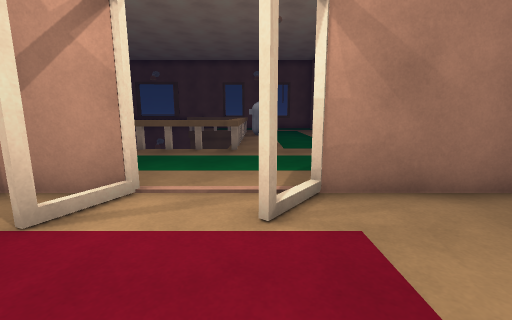
view 1 (above)

13 first-person views from a walk through a Unity game level. The camera is 1.2 m above the floor, tilts 10° down and sees 90° across. Doors are open. The floor is counted in squares, 1 m on a side. Each view is taken from the middle of a square. On the plan, view 1 faces up. The plan holds only what a view shows up to about 12 squares ahead; the rest is blank. The place goes on beyond the plan. The player character is not drawn. Surface patterns are stand-ins for the level's own textures.

view 2
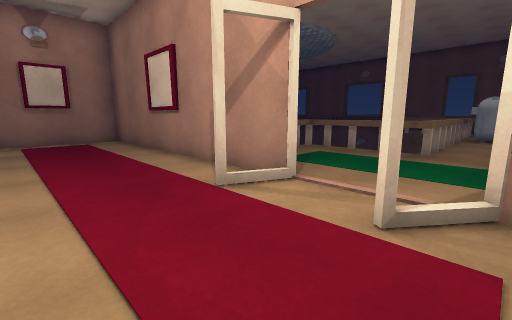

view 3
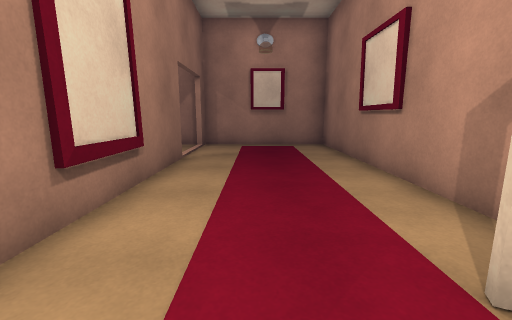

view 4
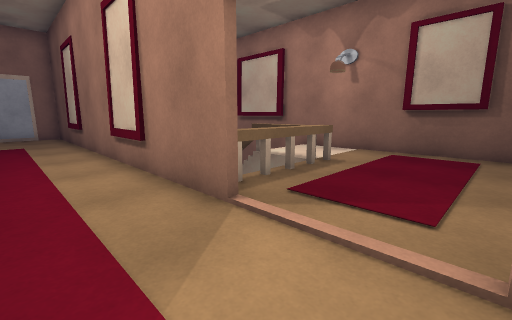

view 5
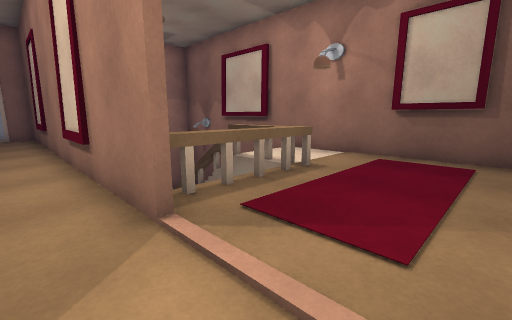

view 6
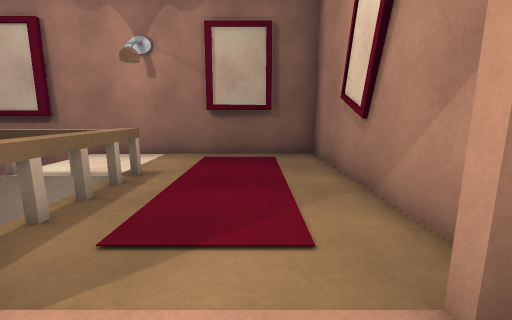

view 7
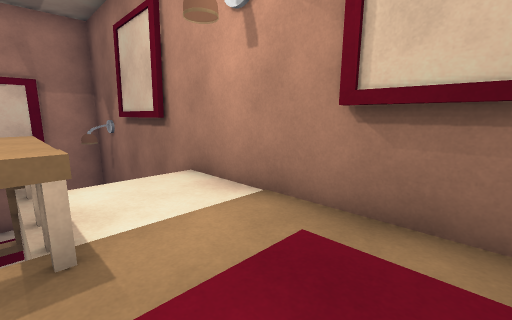

view 8
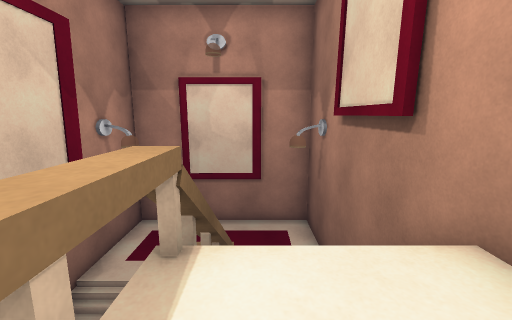

view 9
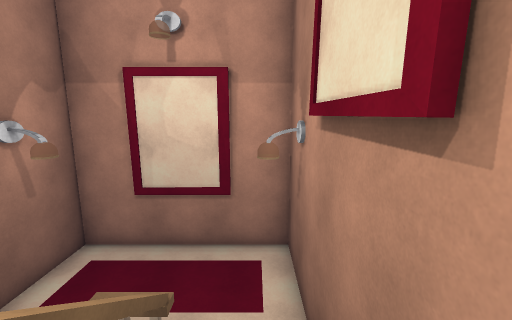

view 10
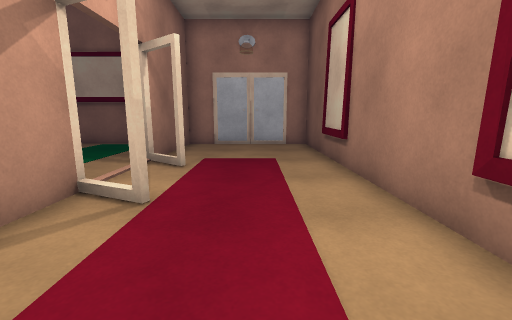

view 11
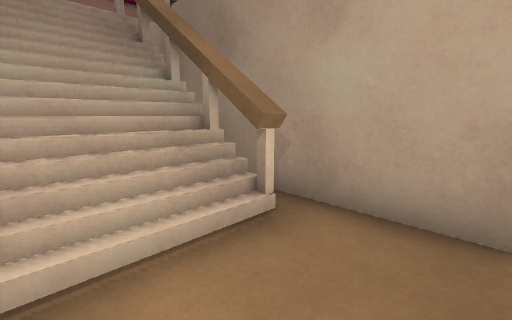

view 12
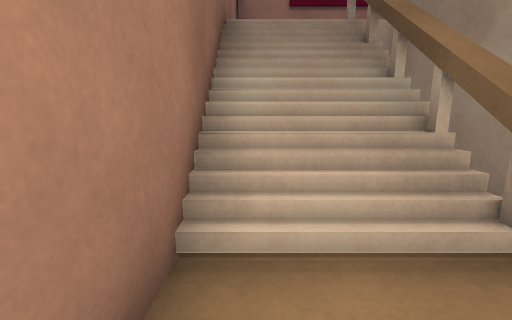

view 13
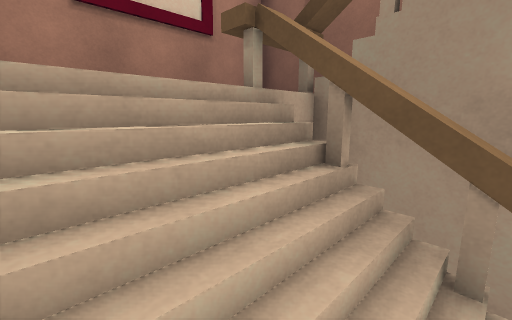

### Floor plan
Key: @ floor where view 1 was taken; # wall or solid block; . main floor; - floor 3 m lower than the main floor; _ floor 6.25 m lower than the main floor; / step, stairs or slope; D open door; = window, fence, low wall or low ledge; ^ raised ledge; v drop or lower ground; O other object.
Columns run from 12 left of view 1 to 5 right of it. Each row starts with its distance up from view 1.
 15            =OO
 14            v.
 13            v.
 12            v.
 11            v...
 10            v...
  9        =vvv^...  #
  8        v....... .#
  7         .........#
  6          ........
  5          ......
  4 ##########DDDD####
  3 #.........D.DDD..#
  2 #................#
  1 #................#
  0 #...........@....#
 -1 #...##############
 -2 #....__/////---#
 -3 #....__/////---#
 -4 #....__##===---#
 -5 #....#v#=###---#
 -6 #....../    ---#
 -7 #....../    ---#
 -8 ################

Where each view was taken, in squares from view 1:
view 1: 0 up, 0 right, facing up
view 2: 0 up, 1 right, facing up-left
view 3: 1 up, 1 left, facing left
view 4: 1 up, 11 left, facing down-right
view 5: 0 up, 11 left, facing down-right
view 6: 0 up, 10 left, facing down
view 7: 5 down, 10 left, facing down-right
view 8: 6 down, 7 left, facing right
view 9: 7 down, 5 left, facing right
view 10: 1 up, 6 left, facing right
view 11: 2 down, 7 left, facing down-right
view 12: 2 down, 7 left, facing right
view 13: 2 down, 3 left, facing down-right
